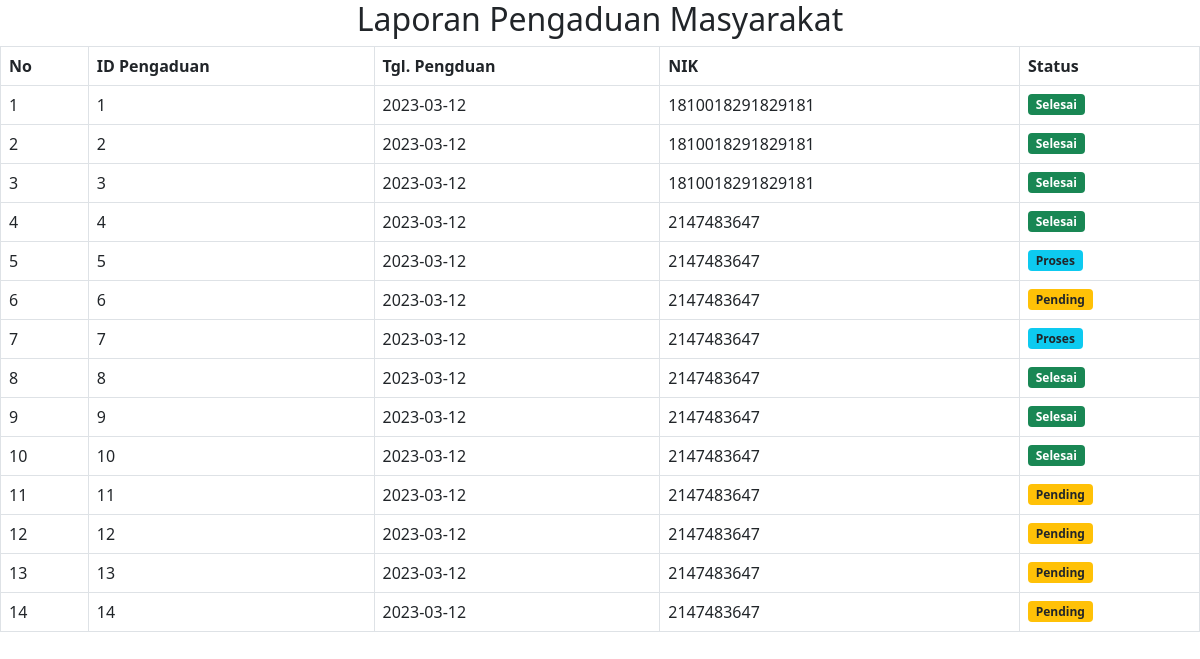
Page /petugas/modul/mod_laporan/laporan.php on the committed database.
### tables this page shows
CREATE TABLE `pengaduan` (
  `id_pengaduan` int(11) NOT NULL,
  `tgl_pengaduan` date NOT NULL,
  `nik` varchar(16) NOT NULL,
  `isi_laporan` text NOT NULL,
  `foto` varchar(255) NOT NULL,
  `status` enum('0','1','2') NOT NULL
);

### petugas/modul/mod_laporan/laporan.php (the view, shortened to what this page needs)
<?php
include '../../../config/koneksi.php';
?>
<link rel="stylesheet" type="text/css" href="../../../assets/css/bootstrap.min.css">
<center><h2>Laporan Pengaduan Masyarakat</h2></center>
<table class="table table-bordered">
    <thead>
        <tr>
            <th>No</th>
            <th>ID Pengaduan</th>
            <th>Tgl. Pengduan</th>
            <th>NIK</th>
            <th>Status</th>
        </tr>
    </thead>
    <tbody>
        <?php
            $query = mysqli_query($koneksi, "SELECT * From pengaduan ORDER BY tgl_pengaduan DESC");
            $no = 1;
            while ($pengaduan = mysqli_fetch_array($query)) {
        ?>
        <tr>
            <td><?= $no++; ?></td>
            <td><?= $pengaduan['id_pengaduan'] ?></td>
            <td><?= $pengaduan['tgl_pengaduan'] ?></td>
            <td><?= $pengaduan['nik'] ?></td>
            <td>
                <?php
                    $status = $pengaduan['status'];
                    if ($status == 0) {
                        $keterangan = '<span class="badge bg-warning text-dark">Pending</span>';
                    } elseif ($status == 1) {
                        $keterangan = '<span class="badge bg-info text-dark">Proses</span>';
                    } elseif ($status == 2) {
                        $keterangan = '<span class="badge bg-success">Selesai</span>';
                    } else {
                        $keterangan = 'Status tidak valid';
                    }
                    echo $keterangan;
                ?>
            </td>
        </tr>
        <?php } ?>
    </tbody>
</table>

### rows in the picture
pengaduan: id_pengaduan "1", tgl_pengaduan "2023-03-12", nik "1810018291829181", status "Selesai"
pengaduan: id_pengaduan "2", tgl_pengaduan "2023-03-12", nik "1810018291829181", status "Selesai"
pengaduan: id_pengaduan "3", tgl_pengaduan "2023-03-12", nik "1810018291829181", status "Selesai"
pengaduan: id_pengaduan "4", tgl_pengaduan "2023-03-12", nik "2147483647", status "Selesai"
pengaduan: id_pengaduan "5", tgl_pengaduan "2023-03-12", nik "2147483647", status "Proses"
pengaduan: id_pengaduan "6", tgl_pengaduan "2023-03-12", nik "2147483647", status "Pending"
pengaduan: id_pengaduan "7", tgl_pengaduan "2023-03-12", nik "2147483647", status "Proses"
pengaduan: id_pengaduan "8", tgl_pengaduan "2023-03-12", nik "2147483647", status "Selesai"
pengaduan: id_pengaduan "9", tgl_pengaduan "2023-03-12", nik "2147483647", status "Selesai"
pengaduan: id_pengaduan "10", tgl_pengaduan "2023-03-12", nik "2147483647", status "Selesai"
pengaduan: id_pengaduan "11", tgl_pengaduan "2023-03-12", nik "2147483647", status "Pending"
pengaduan: id_pengaduan "12", tgl_pengaduan "2023-03-12", nik "2147483647", status "Pending"
pengaduan: id_pengaduan "13", tgl_pengaduan "2023-03-12", nik "2147483647", status "Pending"
pengaduan: id_pengaduan "14", tgl_pengaduan "2023-03-12", nik "2147483647", status "Pending"
